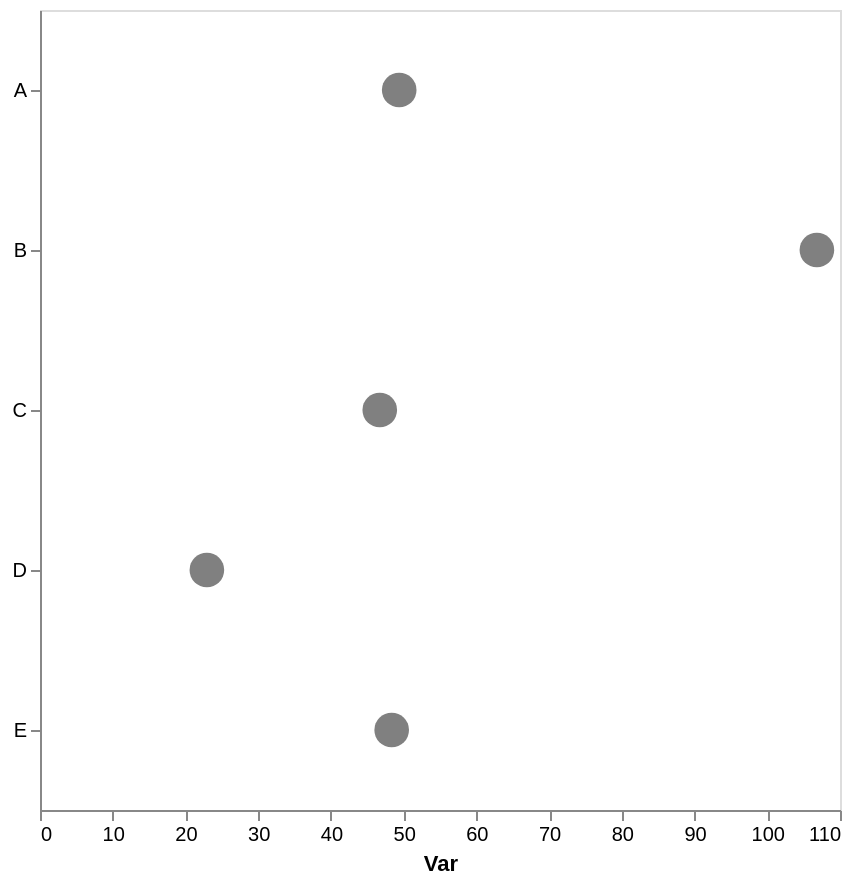

Express this chart as Vega-Lite.
### Vega-Lite specification from a JSON file in a GitHub repository (floating-point values rounded to 4 significant figures)
{"config": {"view": {"continuousWidth": 300, "continuousHeight": 300}, "axis": {"grid": false}, "bar": {"color": "gray"}}, "data": {"name": "data-56b0da327a9dd0744e3e076865d586e0"}, "mark": {"type": "point", "color": "gray", "filled": true, "size": 300}, "encoding": {"x": {"aggregate": "mean", "axis": {"title": "Var"}, "field": "var1", "type": "quantitative"}, "y": {"axis": {"title": null}, "field": "cat", "type": "nominal"}}, "height": 400, "width": 400, "$schema": "https://vega.github.io/schema/vega-lite/v5.17.0.json", "datasets": {"data-56b0da327a9dd0744e3e076865d586e0": [{"cat": "D", "var1": 27.91, "var2": 48.63}, {"cat": "D", "var1": 22.94, "var2": 49.44}, {"cat": "C", "var1": 50.89, "var2": 43.32}, {"cat": "E", "var1": 48.36, "var2": 55.16}, {"cat": "A", "var1": 42.54, "var2": 54.86}, {"cat": "A", "var1": 39.55, "var2": 49.35}, {"cat": "B", "var1": 134.6, "var2": 52.67}, {"cat": "C", "var1": 42.54, "var2": 44.51}, {"cat": "A", "var1": 66.08, "var2": 44.89}, {"cat": "B", "var1": 77.62, "var2": 40.25}, {"cat": "B", "var1": 108.3, "var2": 56.48}, {"cat": "D", "var1": 17.99, "var2": 53.69}]}}
